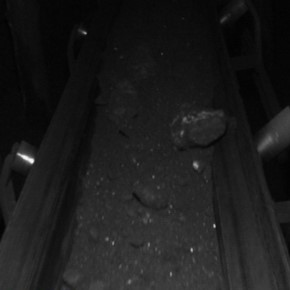
#> input picture 低光照图像增强算法/resuorse/low_light_image4.jpg, 290 x 290 px, found by its file name
$ python HSV_transform.py
#> lines starting #> are read from the running program, lines starting #| are printed output that depends on the picture
"""
File: HSV_transform.py
Author: CUMT-Muzihao
Date: 2024/04/14
Description:
"""
import cv2
import numpy as np

# 读取图像
image = cv2.imread('../low_light_image4.jpg')
#> image is the input picture: shape (290, 290, 3); mean B, G, R 27.6, 27.6, 27.6

# 将图像从RGB空间转换到HSV空间
hsv_image = cv2.cvtColor(image, cv2.COLOR_BGR2HSV)
#> hsv_image: shape (290, 290, 3); mean H, S, V 0.1, 0, 27.7

# 分割H、S、V通道
h, s, v = cv2.split(hsv_image)
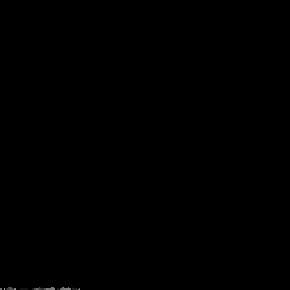
#> h: shape (290, 290); min 0, max 165, mean 0.1

# 对V通道进行直方图均衡化
equalized_v = cv2.equalizeHist(v)
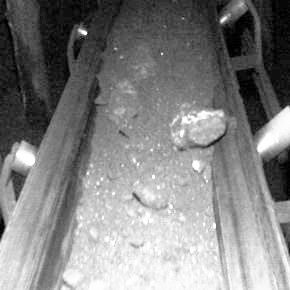
#> equalized_v: shape (290, 290); min 0, max 255, mean 130

# 将增强后的V通道与原始H、S通道合并回HSV图像
enhanced_hsv_image = cv2.merge((h, s, equalized_v))
#> enhanced_hsv_image: shape (290, 290, 3); mean H, S, V 0.1, 0, 130

# 将增强后的HSV图像转换回RGB空间
enhanced_image = cv2.cvtColor(enhanced_hsv_image, cv2.COLOR_HSV2BGR)

# 显示原始图像和增强后的图像
cv2.imshow('Original Image', image)
cv2.imshow('Enhanced Image', enhanced_image)
cv2.imwrite('low_light_image4_3.jpg', enhanced_image, [cv2.IMWRITE_PNG_COMPRESSION, 2])
cv2.waitKey(0)
cv2.destroyAllWindows()

$ run again, with 低光照图像增强算法/resuorse/low_light_image1.jpg copied over 低光照图像增强算法/resuorse/low_light_image4.jpg
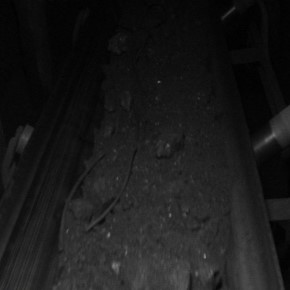
#> input picture 低光照图像增强算法/resuorse/low_light_image1.jpg, 290 x 290 px, found by its file name
#> image is the input picture: shape (290, 290, 3); mean B, G, R 25.6, 25.6, 25.6
#> hsv_image: shape (290, 290, 3); mean H, S, V 0, 0, 25.6
#> `equalized_v = cv2.equalizeHist(v)`:
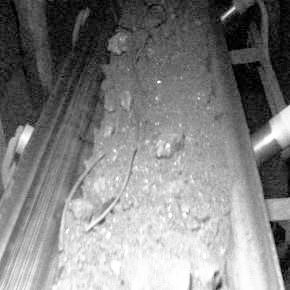
#> equalized_v: shape (290, 290); min 0, max 255, mean 130.1
#> enhanced_hsv_image: shape (290, 290, 3); mean H, S, V 0, 0, 130.1

$ run again, with 低光照图像增强算法/resuorse/low_light_image2.jpg copied over 低光照图像增强算法/resuorse/low_light_image4.jpg
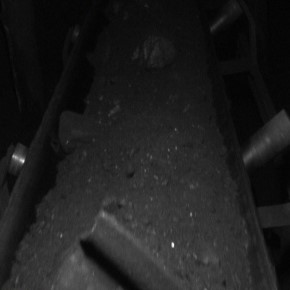
#> input picture 低光照图像增强算法/resuorse/low_light_image2.jpg, 290 x 290 px, found by its file name
#> image is the input picture: shape (290, 290, 3); mean B, G, R 30.2, 30.2, 30.2
#> hsv_image: shape (290, 290, 3); mean H, S, V 0.2, 0.1, 30.2
#> `equalized_v = cv2.equalizeHist(v)`:
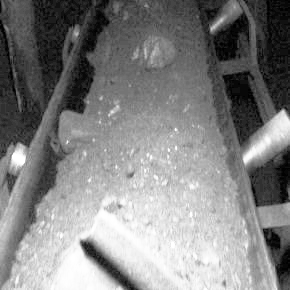
#> equalized_v: shape (290, 290); min 0, max 255, mean 130
#> enhanced_hsv_image: shape (290, 290, 3); mean H, S, V 0.2, 0.1, 130

$ run again, with 低光照图像增强算法/resuorse/low_light_image3.jpg copied over 低光照图像增强算法/resuorse/low_light_image4.jpg
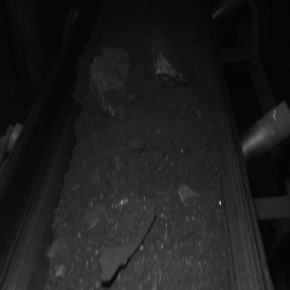
#> input picture 低光照图像增强算法/resuorse/low_light_image3.jpg, 290 x 290 px, found by its file name
#> image is the input picture: shape (290, 290, 3); mean B, G, R 29.5, 29.5, 29.5
#> hsv_image: shape (290, 290, 3); mean H, S, V 0, 0, 29.5
#> `equalized_v = cv2.equalizeHist(v)`:
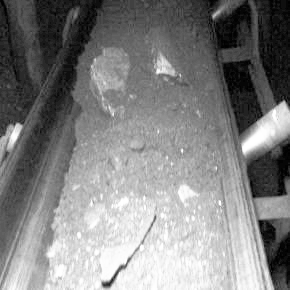
#> equalized_v: shape (290, 290); min 0, max 255, mean 129.9
#> enhanced_hsv_image: shape (290, 290, 3); mean H, S, V 0, 0, 129.9
